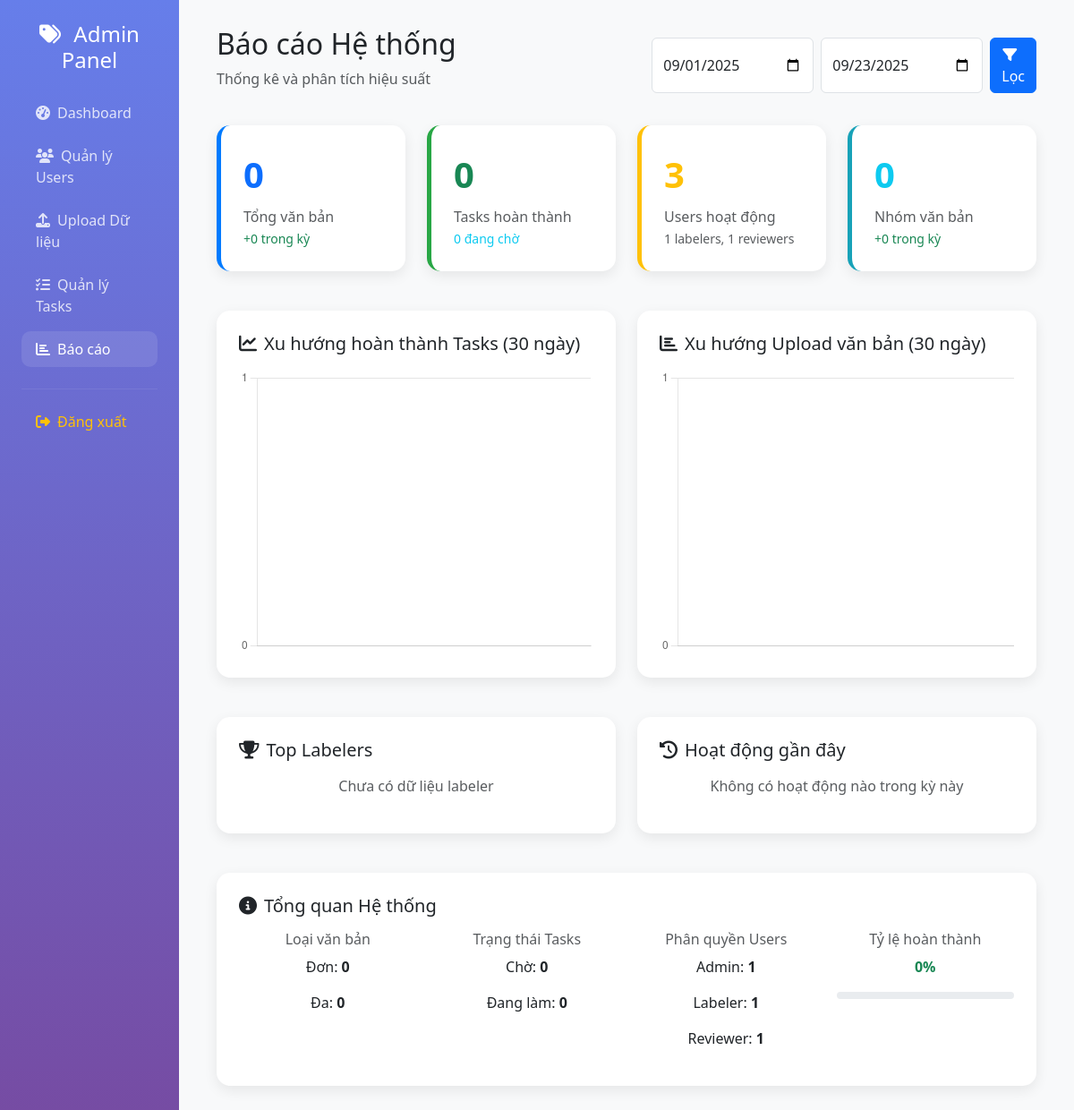
/admin/reports.php (signed in), run on an earlier commit of the app's database.
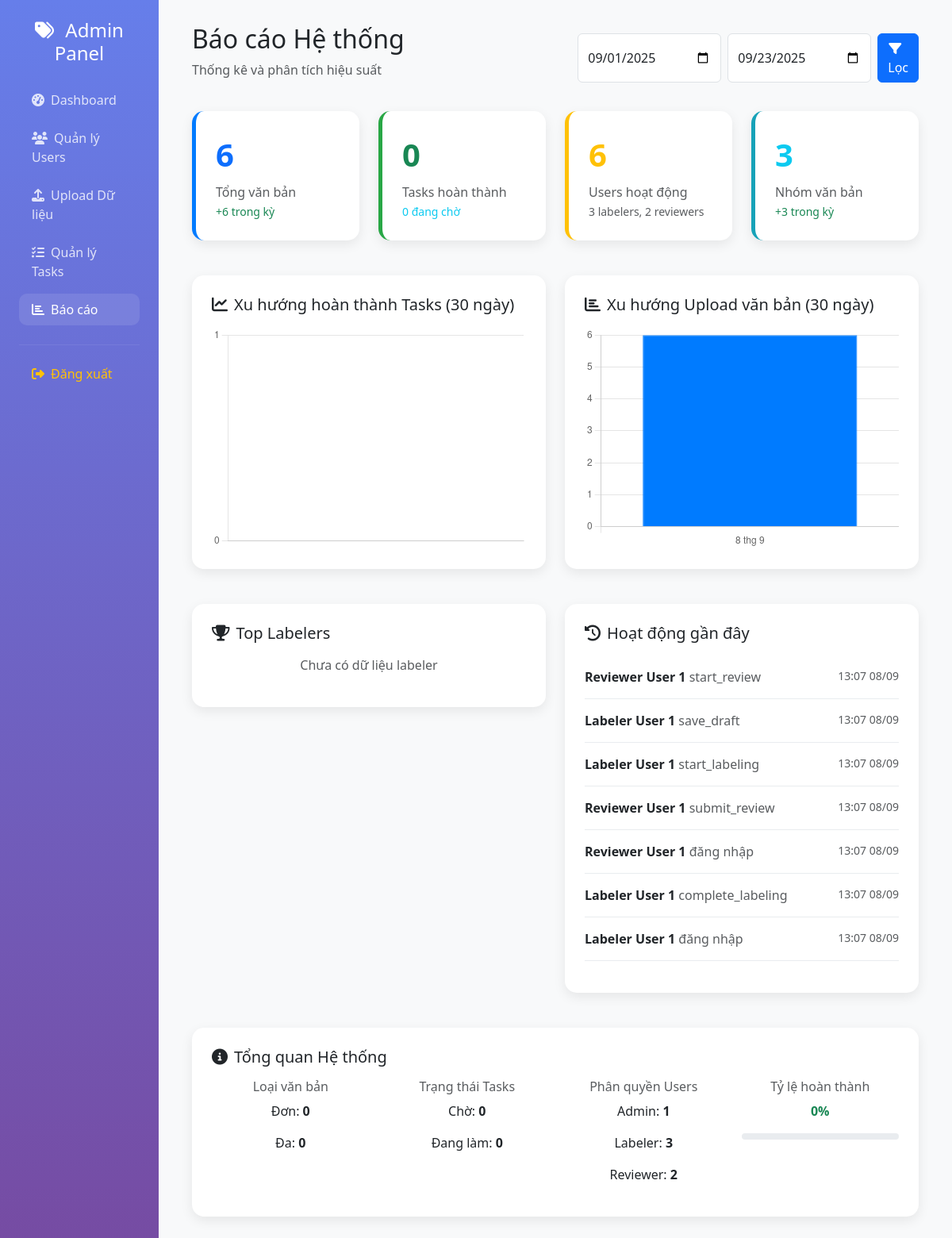
And on a later commit of the database.
### tables this page shows
CREATE TABLE `activity_logs` (
  `id` int(11) NOT NULL AUTO_INCREMENT,
  `user_id` int(11) DEFAULT NULL,
  `action` varchar(100) NOT NULL,
  `entity_type` varchar(50) DEFAULT NULL COMMENT 'document, labeling, review, user',
  `entity_id` int(11) DEFAULT NULL,
  `description` text,
  `ip_address` varchar(45) DEFAULT NULL,
  `user_agent` text,
  `created_at` timestamp NOT NULL DEFAULT CURRENT_TIMESTAMP,
  PRIMARY KEY (`id`),
  KEY `idx_user_id` (`user_id`),
  KEY `idx_action` (`action`),
  KEY `idx_entity` (`entity_type`, `entity_id`),
  KEY `idx_created_at` (`created_at`),
  CONSTRAINT `fk_logs_user` FOREIGN KEY (`user_id`) REFERENCES `users` (`id`) ON DELETE SET NULL
);

CREATE TABLE `users` (
  `id` int(11) NOT NULL AUTO_INCREMENT,
  `username` varchar(50) NOT NULL UNIQUE,
  `password` varchar(255) NOT NULL,
  `full_name` varchar(100) NOT NULL,
  `email` varchar(100) NOT NULL UNIQUE,
  `role` enum('admin','labeler','reviewer') NOT NULL DEFAULT 'labeler',
  `is_active` tinyint(1) NOT NULL DEFAULT 1,
  `created_at` timestamp NOT NULL DEFAULT CURRENT_TIMESTAMP,
  `updated_at` timestamp NOT NULL DEFAULT CURRENT_TIMESTAMP ON UPDATE CURRENT_TIMESTAMP,
  PRIMARY KEY (`id`),
  KEY `idx_username` (`username`),
  KEY `idx_role` (`role`),
  KEY `idx_active` (`is_active`)
);

### admin/reports.php (the view, shortened to what the changed rows need)
<?php
$database = new Database();
$db = $database->getConnection();
$start_date = $_GET['start_date'] ?? date('Y-m-01');
$query = "SELECT
    COUNT(*) as total_documents,
    COUNT(CASE WHEN type = 'single' THEN 1 END) as single_documents,
    COUNT(CASE WHEN type = 'multi' THEN 1 END) as multi_documents,
    COUNT(CASE WHEN created_at >= ? THEN 1 END) as documents_this_period
FROM documents";
$stmt = $db->prepare($query);
$stmt->execute([$start_date]);
$doc_stats = $stmt->fetch(PDO::FETCH_ASSOC);
$query = "SELECT COUNT(*) as total_groups,
    COUNT(CASE WHEN created_at >= ? THEN 1 END) as groups_this_period
FROM document_groups";
$stmt = $db->prepare($query);
$stmt->execute([$start_date]);
$group_stats = $stmt->fetch(PDO::FETCH_ASSOC);
$query = "SELECT
    COUNT(*) as total_users,
    COUNT(CASE WHEN role = 'admin' THEN 1 END) as admins,
    COUNT(CASE WHEN role = 'labeler' THEN 1 END) as labelers,
    COUNT(CASE WHEN role = 'reviewer' THEN 1 END) as reviewers,
    COUNT(CASE WHEN status = 'active' THEN 1 END) as active_users
FROM users";
$stmt = $db->prepare($query);
$stmt->execute();
$user_stats = $stmt->fetch(PDO::FETCH_ASSOC);
$query = "SELECT al.*, u.full_name, u.username
FROM activity_logs al
JOIN users u ON al.user_id = u.id
WHERE al.created_at >= ?
ORDER BY al.created_at DESC
LIMIT 20";
$stmt = $db->prepare($query);
$stmt->execute([$start_date]);
$recent_activity = $stmt->fetchAll(PDO::FETCH_ASSOC);
?>
<!DOCTYPE html>
<html lang="vi">
<head>
    <link href="https://cdnjs.cloudflare.com/ajax/libs/bootstrap/5.3.0/css/bootstrap.min.css" rel="stylesheet">
    <link href="https://cdnjs.cloudflare.com/ajax/libs/font-awesome/6.4.0/css/all.min.css" rel="stylesheet">
</head>
<body>
    <div class="container-fluid">
        <div class="row">
            <div class="col-md-10">
                <div class="main-content">
                    <div class="d-flex justify-content-between align-items-center mb-4">
                        <div>
                            <h2>Báo cáo Hệ thống</h2>
                        </div>
                    </div>
                    <div class="row mb-4">
                        <div class="col-md-3">
                            <div class="stats-card" style="border-left-color: #007bff;">
                                <div class="stats-number text-primary"><?php echo $doc_stats['total_documents']; ?></div>
                                <div class="text-muted">Tổng văn bản</div>
                                <small class="text-success">
                                    +<?php echo $doc_stats['documents_this_period']; ?> trong kỳ
                                </small>
                            </div>
                        </div>
                        <div class="col-md-3">
                            <div class="stats-card" style="border-left-color: #ffc107;">
                                <div class="stats-number text-warning"><?php echo $user_stats['active_users']; ?></div>
                                <div class="text-muted">Users hoạt động</div>
                                <small class="text-muted">
                                    <?php echo $user_stats['labelers']; ?> labelers, <?php echo $user_stats['reviewers']; ?> reviewers
                                </small>
                            </div>
                        </div>
                        <div class="col-md-3">
                            <div class="stats-card" style="border-left-color: #17a2b8;">
                                <div class="stats-number text-info"><?php echo $group_stats['total_groups']; ?></div>
                                <div class="text-muted">Nhóm văn bản</div>
                                <small class="text-success">
                                    +<?php echo $group_stats['groups_this_period']; ?> trong kỳ
                                </small>
                            </div>
                        </div>
                    </div>
                    <div class="row mb-4">
                        <div class="col-md-6">
                            <div class="chart-card">
                                <h5 class="mb-3">
                                    <i class="fas fa-chart-line me-2"></i>Xu hướng hoàn thành Tasks (30 ngày)
                                </h5>
                                <canvas id="completionTrendChart" height="200"></canvas>
                            </div>
                        </div>
                        <div class="col-md-6">
                            <div class="chart-card">
                                <h5 class="mb-3">
                                    <i class="fas fa-chart-bar me-2"></i>Xu hướng Upload văn bản (30 ngày)
                                </h5>
                                <canvas id="uploadTrendChart" height="200"></canvas>
                            </div>
                        </div>
                    </div>
                    <div class="row">
                        <div class="col-md-6">
                            <div class="chart-card">
                                <div style="max-height: 400px; overflow-y: auto;">
                                    <?php if (!empty($recent_activity)): ?>
                                        <?php foreach ($recent_activity as $activity): ?>
                                            <div class="activity-item">
                                                <div class="d-flex justify-content-between">
                                                    <div>
                                                        <strong><?php echo htmlspecialchars($activity['full_name'] ?? $activity['username']); ?></strong>
                                                        <span class="text-muted">
                                                            <?php
                                                            $action_names = [
                                                                'login' => 'đăng nhập',
                                                                'logout' => 'đăng xuất',
                                                                'create_user' => 'tạo user',
                                                                'update_user' => 'cập nhật user',
                                                                'delete_user' => 'xóa user',
                                                                'create_task' => 'tạo task',
                                                                'update_task' => 'cập nhật task',
                                                                'upload_document' => 'upload tài liệu'
                                                            ];
                                                            echo $action_names[$activity['action']] ?? $activity['action'];
                                                            ?>
                                                        </span>
                                                    </div>
                                                    <small class="text-muted">
                                                        <?php echo date('H:i d/m', strtotime($activity['created_at'])); ?>
                                                    </small>
                                                </div>
                                            </div>
                                        <?php endforeach; ?>
                                    <?php else: ?>
                                        <p class="text-muted text-center">Không có hoạt động nào trong kỳ này</p>
                                    <?php endif; ?>
                                </div>
                            </div>
                        </div>
                    </div>
                    <div class="row mt-4">
                        <div class="col-md-12">
                            <div class="chart-card">
                                <div class="row">
                                    <div class="col-md-3 text-center">
                                        <p>Labeler: <strong><?php echo $user_stats['labelers']; ?></strong></p>
                                        <p>Reviewer: <strong><?php echo $user_stats['reviewers']; ?></strong></p>
                                    </div>
                                </div>
                            </div>
                        </div>
                    </div>
                </div>
            </div>
        </div>
    </div>
</body>
</html>

What changed in the data, as far as the page shows it:
added activity_logs: user.full_name "Reviewer User 1", action "start_review", created_at "13:07 08/09"
added activity_logs: user.full_name "Labeler User 1", action "save_draft", created_at "13:07 08/09"
added activity_logs: user.full_name "Labeler User 1", action "start_labeling", created_at "13:07 08/09"
added activity_logs: user.full_name "Reviewer User 1", action "submit_review", created_at "13:07 08/09"
added activity_logs: user.full_name "Reviewer User 1", action "đăng nhập", created_at "13:07 08/09"
added activity_logs: user.full_name "Labeler User 1", action "complete_labeling", created_at "13:07 08/09"
added activity_logs: user.full_name "Labeler User 1", action "đăng nhập", created_at "13:07 08/09"
Also different on the page:
$doc_stats['total_documents']: "0" → "6"
$doc_stats['documents_this_period']: "0" → "6"
$user_stats['active_users']: "3" → "6"
$user_stats['labelers']: "1" → "3"
$user_stats['reviewers']: "1" → "2"
$group_stats['total_groups']: "0" → "3"
$group_stats['groups_this_period']: "0" → "3"
chart data {{ json_encode($upload_trend) }}: [] → [{"date":"2025-09-08","upload_count":6}]
text no longer shown: "Không có hoạt động nào trong kỳ này"
